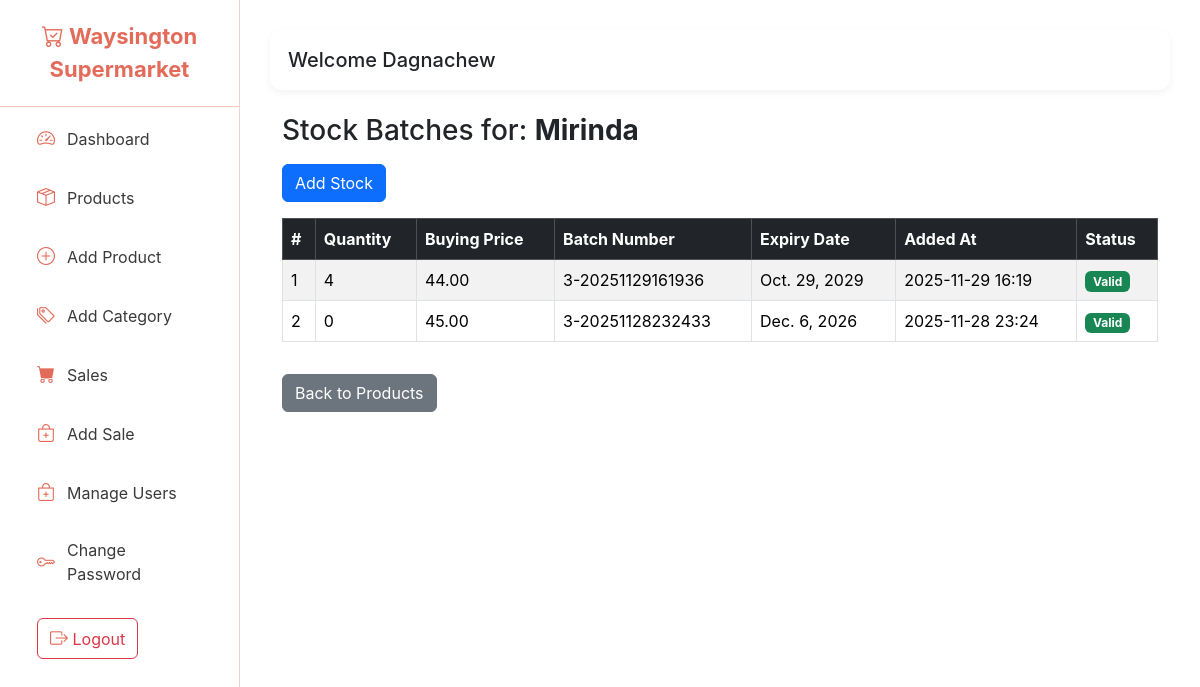
Before: /products/3/batches/ (signed in) with the older database file.
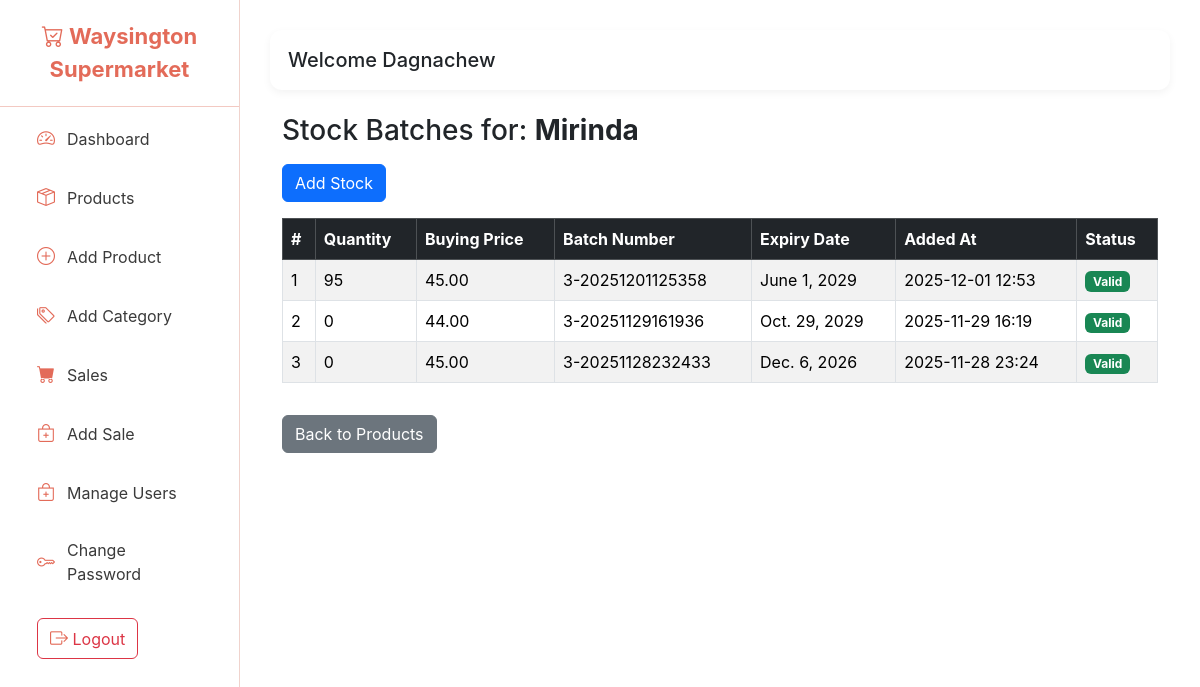
After: the same page with the newer database file.
### authentication/models.py (models this page shows, shortened)
class CustomUser(AbstractUser):
    class UserType(models.TextChoices):
        ADMIN = "admin", "Admin"
        CASHIER = "cashier", "Cashier"
    user_type = models.CharField(
        max_length=20,
        choices=UserType.choices,
        default=UserType.CASHIER
    )
    middle_name = models.CharField(max_length=100, null=True, blank=True)
    company = models.ForeignKey(Company, on_delete=models.CASCADE)

### myapp/models.py (models this page shows, shortened)
class Product(models.Model):
    name = models.CharField(max_length=200)
    category = models.ForeignKey(Category, on_delete=models.SET_NULL, null=True)
    barcode = models.CharField(max_length=100, blank=True, null=True)
    selling_price = models.DecimalField(max_digits=10, decimal_places=2)
    low_stock_threshold = models.PositiveIntegerField(default=10)  # NEW FIELD
    created_at = models.DateTimeField(auto_now_add=True)

class Stock(models.Model):
    product = models.ForeignKey(Product,related_name="batches", on_delete=models.CASCADE)
    quantity = models.PositiveIntegerField()
    buying_price = models.DecimalField(max_digits=10, decimal_places=2)
    batch_number = models.CharField(max_length=100, blank=True, null=True)
    expiry_date = models.DateField(blank=True, null=True)
    added_at = models.DateTimeField(auto_now_add=True)

### myapp/views.py (the view)
# urls.py: path('products/<int:product_id>/batches/', views.product_batches, name='product_batches'),
@login_required(login_url='/accounts/login')
@user_passes_test(is_admin)
def product_batches(request, product_id):
    product = get_object_or_404(Product, id=product_id)
    batches = Stock.objects.filter(product=product).order_by('-added_at')
    return render(request, 'product_batches.html', {
        'product': product,
        'batches': batches
    })

### authentication/views.py (called while the page is built)
def is_admin(user):
    return user.user_type == 'admin'

### template/product_batches.html (shortened to what this page needs)
{% extends "base.html" %}
{% block content %}
<div class="container mt-4">
    <h3 class="mb-3">Stock Batches for: <strong>{{ product.name }}</strong></h3>
    <a href="{% url 'add_stock' %}" class="btn btn-primary mb-3">
        Add Stock
    </a>
    {% if batches %}
    <table class="table table-bordered table-striped">
        <thead class="table-dark">
            <tr>
                <th>#</th>
                <th>Quantity</th>
                <th>Buying Price</th>
                <th>Batch Number</th>
                <th>Expiry Date</th>
                <th>Added At</th>
                <th>Status</th>
            </tr>
        </thead>
        <tbody>
            {% for batch in batches %}
            <tr>
                <td>{{ forloop.counter }}</td>
                <td>{{ batch.quantity }}</td>
                <td>{{ batch.buying_price }}</td>
                <td>{{ batch.batch_number|default:"-" }}</td>
                <td>
                    {% if batch.expiry_date %}
                        {{ batch.expiry_date }}
                    {% else %}
                        -
                    {% endif %}
                </td>
                <td>{{ batch.added_at|date:"Y-m-d H:i" }}</td>
                <td>
                    {% if batch.is_expired %}
                        <span class="badge bg-danger">Expired</span>
                    {% else %}
                        <span class="badge bg-success">Valid</span>
                    {% endif %}
                </td>
            </tr>
            {% endfor %}
        </tbody>
    </table>
    {% else %}
    <div class="alert alert-warning">
        No stock batches found for this product.
    </div>
    {% endif %}
    <a href="{% url 'products' %}" class="btn btn-secondary mt-3">Back to Products</a>
</div>
{% endblock %}

### template/base.html (shortened to what this page needs)
<!DOCTYPE html>
<html lang="en">
<head>
    <link href="https://cdn.jsdelivr.net/npm/bootstrap@5.3.3/dist/css/bootstrap.min.css" rel="stylesheet">
    <link href="https://cdn.jsdelivr.net/npm/bootstrap-icons@1.10.5/font/bootstrap-icons.css" rel="stylesheet">
</head>
<body>
    <div class="sidebar">
        <div class="brand">
            <i class="bi bi-cart-check"></i> Waysington Supermarket
        </div>
        <a href="{% url 'home' %}" class="{% if request.resolver_match.url_name == 'cashier_view'  %}active{% endif %}">
            <i class="bi bi-speedometer2"></i> Dashboard
        </a>
        <a href="{% url 'products' %}" class="{% if request.resolver_match.url_name == 'products' %}active{% endif %}">
    <i class="bi bi-box-seam"></i> Products</a>
        <a href="{% url 'add_product' %}" class="{% if request.resolver_match.url_name == 'add_product' %}active{% endif %}">
            <i class="bi bi-plus-circle"></i> Add Product
        </a>
        <a href="{% url 'add_category' %}" class="{% if request.resolver_match.url_name == 'add_category' %}active{% endif %}">
    <i class="bi bi-tags"></i> Add Category
</a>
        <a href="{% url 'sales' %}" class="{% if request.resolver_match.url_name == 'sales' %}active{% endif %}">
            <i class="bi bi-cart-fill"></i> Sales
        </a>
        <a href="{% url 'add_sale' %}" class="{% if request.resolver_match.url_name == 'add_sale' %}active{% endif %}">
            <i class="bi bi-bag-plus"></i> Add Sale
        </a>
        <a href="{% url 'manage_users' %}" class="{% if request.resolver_match.url_name == 'manage_users' %}active{% endif %}">
            <i class="bi bi-bag-plus"></i> Manage Users
        </a>
            <a href="{% url 'password_change' %}">
            <i class="bi bi-key"></i> Change Password
        </a>
        <a>
            <form method="POST" action="{% url 'logout' %}">
                <button type="submit" class="btn btn-outline-danger">
                    <i class="bi bi-box-arrow-right"></i> Logout
                </button>
            </form>
        </a>
    </div>
    <div class="main-content">
        <div class="top-bar">
            <h5 class="m-0">Welcome {{request.user.first_name}}</h5>
        </div>
        <div>
            {% block content %}
            {% endblock %}
        </div>
    </div>
</body>
</html>

### template/base.html (style rules this page uses)
:root { --coral: #ff7f6b; --coral-dark: #e36b59; --coral-light: #ff9e8c; --sidebar-bg: white; --sidebar-text: #3a3a3a; --sidebar-hover: #ffe5e0; --accent: #ff7f6b; }
body { font-family: 'Inter', sans-serif; }
.sidebar { width: 240px; height: 100vh; background: var(--sidebar-bg); border-right: 1px solid #f0d3cd; padding-top: 20px; position: fixed; }
.sidebar .brand { font-size: 22px; font-weight: 700; color: var(--coral-dark); text-align: center; padding-bottom: 20px; border-bottom: 1px solid #f3c9c2; }
.sidebar a { color: var(--sidebar-text); padding: 14px 25px; display: flex; align-items: center; gap: 12px; font-size: 16px; text-decoration: none; transition: 0.25s; border-radius: 8px; margin: 4px 12px; }
.sidebar a i { font-size: 18px; color: var(--coral-dark); }
.main-content { margin-left: 240px; padding: 30px; }
.top-bar { background: white; padding: 18px; border-radius: 12px; box-shadow: 0 3px 8px rgba(0,0,0,0.05); margin-bottom: 20px; }

Changed rows visible on the page:
added Stock: quantity "95", buying_price "45.00", batch_number "3-20251201125358", expiry_date "June 1, 2029", added_at "2025-12-01 12:53"
changed Stock "Oct. 29, 2029": quantity "4" → "0"
